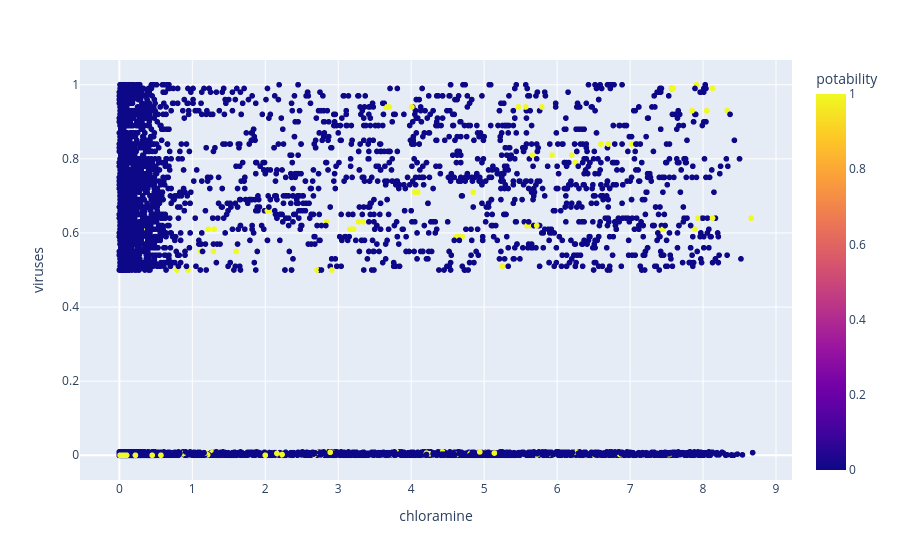

This figure's notebook cell:
### Code cell
fig = px.scatter(df,x = "chloramine",y = "viruses",color = "potability")
fig.show()

### Figure 1 — Plotly figure (JSON) as saved in the notebook; plotly's stock layout.template omitted (floating-point values rounded to 4 significant figures; data arrays with more than 128 entries replaced by an {"elided": "..."} marker saying what was removed)
{"data": [{"hovertemplate": "chloramine=%{x}<br>viruses=%{y}<br>potability=%{marker.color}<extra></extra>", "legendgroup": "", "marker": {"color": {"elided": "7996 int values"}, "coloraxis": "coloraxis", "symbol": "circle"}, "mode": "markers", "name": "", "showlegend": false, "type": "scattergl", "x": {"elided": "7996 float values"}, "xaxis": "x", "y": {"elided": "7996 float values"}, "yaxis": "y"}], "layout": {"coloraxis": {"colorbar": {"title": {"text": "potability"}}, "colorscale": [[0, "#0d0887"], [0.1111, "#46039f"], [0.2222, "#7201a8"], [0.3333, "#9c179e"], [0.4444, "#bd3786"], [0.5556, "#d8576b"], [0.6667, "#ed7953"], [0.7778, "#fb9f3a"], [0.8889, "#fdca26"], [1, "#f0f921"]]}, "legend": {"tracegroupgap": 0}, "margin": {"t": 60}, "xaxis": {"anchor": "y", "domain": [0, 1], "title": {"text": "chloramine"}}, "yaxis": {"anchor": "x", "domain": [0, 1], "title": {"text": "viruses"}}}}
